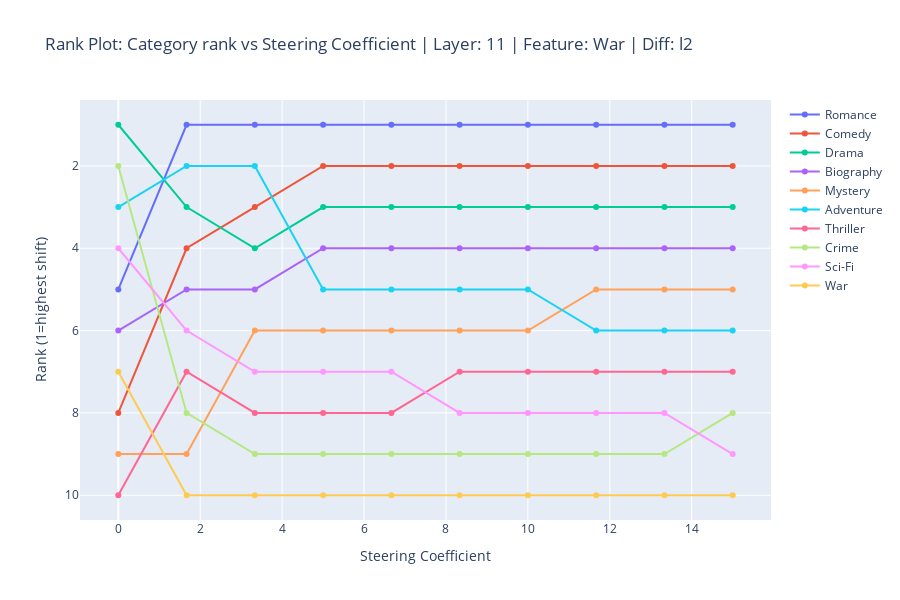

Notebook cell for this chart:
### Markdown cell above
`plot_rank_plot` visualizes the change in category shifts across different steering vectors. Rank 1 indicates the category with the highest shift (i.e. the category thats distance to the steering vector changed the most after vs. before steering).
- `category_shifts` is a dictionary with all the shifts for each category across the steering coefficients. This is calculated from `plot_change_in_top_shift`.
- `steering_coefficients` is the list of steering_coefficients for which we calculated the `category_shifts``
- `info_string` is what will be displayed in the title of the plot to keep track of the selected parameters for that plot.

### Code cell
info_string = f'Layer: {layer_to_steer} | Feature: {feature} | Diff: {type}'
plot_rank_plot(category_shifts, steering_coefficients, info_string)

### Figure 1 — Plotly figure (JSON) as saved in the notebook; plotly's stock layout.template omitted (floating-point values rounded to 4 significant figures)
{"data": [{"line": {"width": 2}, "marker": {"size": 6}, "mode": "lines+markers", "name": "Romance", "type": "scatter", "x": [0.0, 1.667, 3.333, 5.0, 6.667, 8.333, 10.0, 11.67, 13.33, 15.0], "y": [5, 1, 1, 1, 1, 1, 1, 1, 1, 1]}, {"line": {"width": 2}, "marker": {"size": 6}, "mode": "lines+markers", "name": "Comedy", "type": "scatter", "x": [0.0, 1.667, 3.333, 5.0, 6.667, 8.333, 10.0, 11.67, 13.33, 15.0], "y": [8, 4, 3, 2, 2, 2, 2, 2, 2, 2]}, {"line": {"width": 2}, "marker": {"size": 6}, "mode": "lines+markers", "name": "Drama", "type": "scatter", "x": [0.0, 1.667, 3.333, 5.0, 6.667, 8.333, 10.0, 11.67, 13.33, 15.0], "y": [1, 3, 4, 3, 3, 3, 3, 3, 3, 3]}, {"line": {"width": 2}, "marker": {"size": 6}, "mode": "lines+markers", "name": "Biography", "type": "scatter", "x": [0.0, 1.667, 3.333, 5.0, 6.667, 8.333, 10.0, 11.67, 13.33, 15.0], "y": [6, 5, 5, 4, 4, 4, 4, 4, 4, 4]}, {"line": {"width": 2}, "marker": {"size": 6}, "mode": "lines+markers", "name": "Mystery", "type": "scatter", "x": [0.0, 1.667, 3.333, 5.0, 6.667, 8.333, 10.0, 11.67, 13.33, 15.0], "y": [9, 9, 6, 6, 6, 6, 6, 5, 5, 5]}, {"line": {"width": 2}, "marker": {"size": 6}, "mode": "lines+markers", "name": "Adventure", "type": "scatter", "x": [0.0, 1.667, 3.333, 5.0, 6.667, 8.333, 10.0, 11.67, 13.33, 15.0], "y": [3, 2, 2, 5, 5, 5, 5, 6, 6, 6]}, {"line": {"width": 2}, "marker": {"size": 6}, "mode": "lines+markers", "name": "Thriller", "type": "scatter", "x": [0.0, 1.667, 3.333, 5.0, 6.667, 8.333, 10.0, 11.67, 13.33, 15.0], "y": [10, 7, 8, 8, 8, 7, 7, 7, 7, 7]}, {"line": {"width": 2}, "marker": {"size": 6}, "mode": "lines+markers", "name": "Crime", "type": "scatter", "x": [0.0, 1.667, 3.333, 5.0, 6.667, 8.333, 10.0, 11.67, 13.33, 15.0], "y": [2, 8, 9, 9, 9, 9, 9, 9, 9, 8]}, {"line": {"width": 2}, "marker": {"size": 6}, "mode": "lines+markers", "name": "Sci-Fi", "type": "scatter", "x": [0.0, 1.667, 3.333, 5.0, 6.667, 8.333, 10.0, 11.67, 13.33, 15.0], "y": [4, 6, 7, 7, 7, 8, 8, 8, 8, 9]}, {"line": {"width": 2}, "marker": {"size": 6}, "mode": "lines+markers", "name": "War", "type": "scatter", "x": [0.0, 1.667, 3.333, 5.0, 6.667, 8.333, 10.0, 11.67, 13.33, 15.0], "y": [7, 10, 10, 10, 10, 10, 10, 10, 10, 10]}], "layout": {"height": 600, "showlegend": true, "title": {"text": "Rank Plot: Category rank vs Steering Coefficient | Layer: 11 | Feature: War | Diff: l2"}, "width": 900, "xaxis": {"title": {"text": "Steering Coefficient"}}, "yaxis": {"autorange": "reversed", "title": {"text": "Rank (1=highest shift)"}}}}
